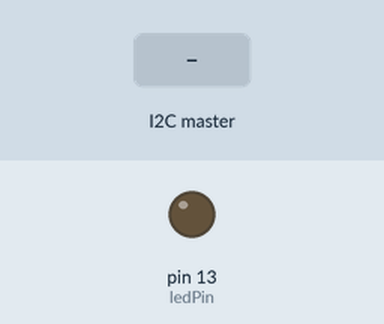
Simulated run of this sketch. Board: Arduino Uno, built with avr-gcc and run on an emulated ATmega328P. Parts: output pins drawn as LEDs (lit = HIGH). Inputs (shaded band) come from the test bench. EEPROM starts erased.

Above: at 1.2 s.
1.3 s: the I2C master sends the byte 1
At 1.6 s:
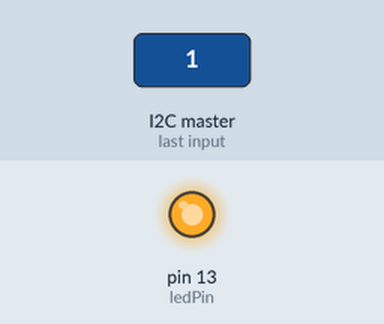
2.8 s: the I2C master sends the byte 0
At 4.0 s:
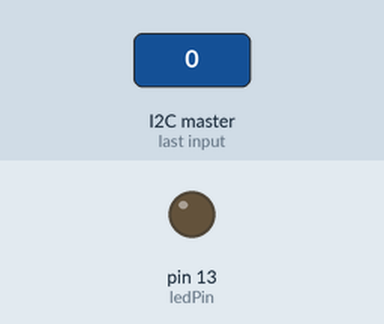
4.3 s: the I2C master sends the byte 2
At 5.1 s:
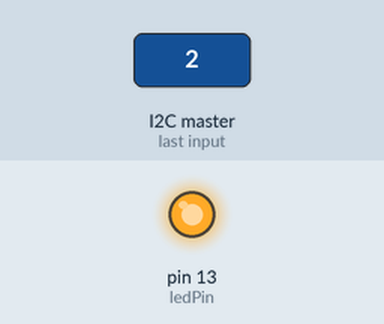
Timing chart, 0 to 7.3 s (numbered marks = the images above; inputs shaded):
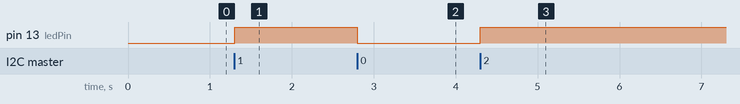

Measured:
- after the input at 1.3 s, pin 13 (ledPin): LOW → HIGH at once
- after the input at 2.8 s, pin 13 (ledPin): HIGH → LOW at once
- after the input at 4.3 s, pin 13 (ledPin): LOW → HIGH at once

The sketch:

ArduinoI2CSlave.ino
```cpp
/*
  Arduino Slave for Raspberry Pi Master
  Connects to Raspberry Pi via I2C

  LED state is stored into the Arduino's
  EEPROM, so when power is lost and then
  recovered, the LED will continue to be
  on or off depending on how it was
  before.
*/

// Include the Wire library for I2C
#include <Wire.h>
#include <EEPROM.h>

// LED on pin 13
const int ledPin = 13;
char ledState;

long lastDebounceTime = 0;
long debounceDelay = 50;

void setup() {
  // Join I2C bus as slave with address 8
  Wire.begin(0x8);

  // Call receiveEvent when data received
  Wire.onReceive(receiveEvent);

  // Setup pin 13 as output and turn LED off
  pinMode(ledPin, OUTPUT);

  checkLedState();
}

// Function that executes whenever data is received from master
void receiveEvent(int howMany) {
  while (Wire.available()) { // loop through all but the last
    ledState = Wire.read(); // receive byte as a character
    digitalWrite(ledPin, ledState);
    EEPROM.update(0, ledState);
  }
}
void loop() {
  delay(100);
}

// Prints and upates the LED state
// when the Arduino board restarts or powers up
void checkLedState() {
   ledState = EEPROM.read(0);
   if(ledState == 1) {
    digitalWrite(ledPin, HIGH);
   }
   if(ledState == 0) {
    digitalWrite(ledPin, LOW);
   }
}
```
